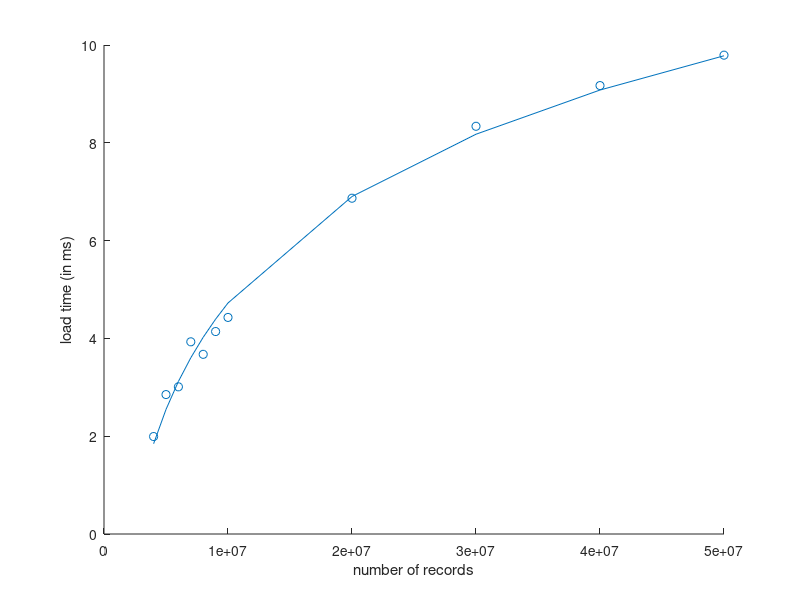

Here is the MATLAB script that generated this plot:
function [m,n] = hbase_lookup_perf()
    runCol = 1;
    x2Col = -2;
    xCol = 2;
    yCol = 3;

    import = importdata('2012-01-11-hbase-lookup-perf-1.csv');
    data = import;

    Xs = unique(data(find(data(:,runCol)==0),xCol));
    x2s = 2;


    i = 1;
    for x2_i=1:size(x2s)
        x2 = x2s(x2_i)
        for x_i=1:size(Xs)
            x = Xs(x_i);
            index = find(data(:, xCol) == x);        
            y = mean(data(index,yCol));
            rx(i,:) = x;
            ry(i,:) = y;
            rz(i,:) = x2;
            i = i + 1;
        end
    end

    ommit_first = 4;
    rx = rx(ommit_first:end)
    ry = ry(ommit_first:end)
    rx_log = log(rx)
    scatter(rx,ry);
    hold on;
    
    pf = polyfit(rx_log,ry,1);
    m = pf(1);
    n = pf(2);
    
    e = @(x) m*log(x)+n;

    plot(rx, e(rx));

    xlabel('number of records');
    ylabel('load time (in ms)');
    

    %set(gca, 'YScale', 'log')
    %set(gca, 'XScale', 'log')

end